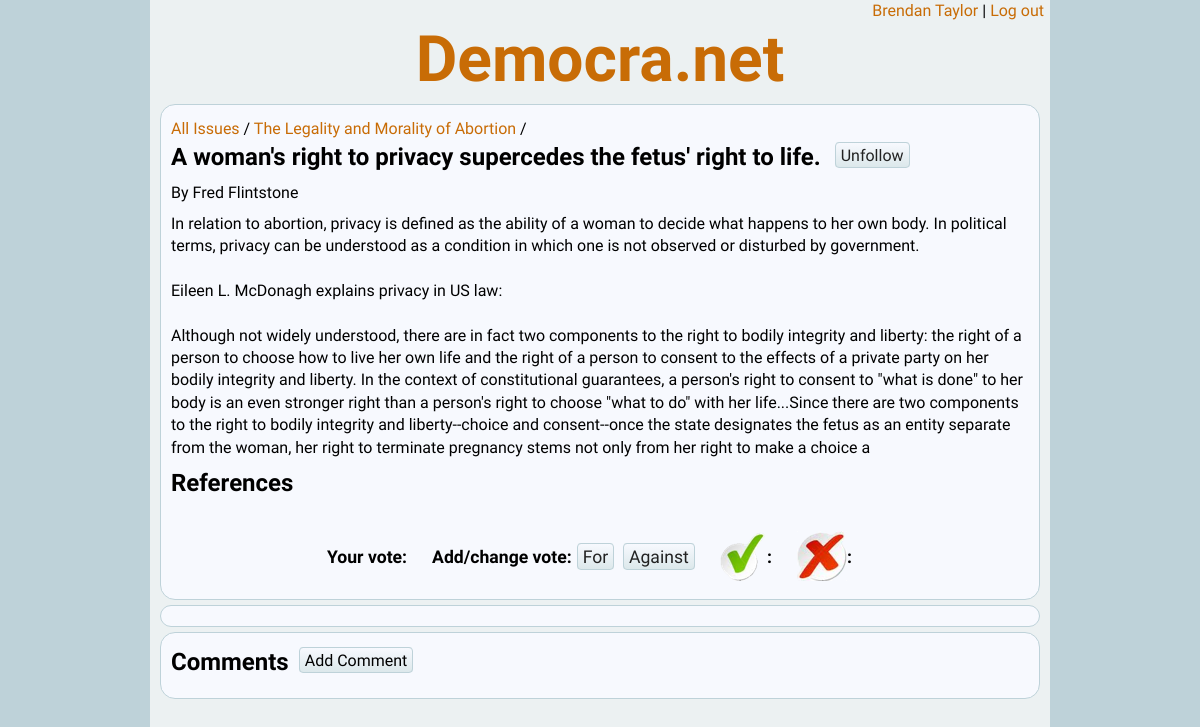
/position.php?m=r&pid=1 (signed in), run on the app's committed database.
### tables this page shows
CREATE TABLE `citizens` (
  `citizen_id` int(11) NOT NULL AUTO_INCREMENT,
  `password` varchar(100) NOT NULL,
  `email` varchar(100) NOT NULL,
  `name` varchar(100) DEFAULT NULL,
  `birth_year` int(11) DEFAULT NULL,
  `gender` int(11) DEFAULT NULL,
  `country` int(11) DEFAULT NULL,
  `postal_code` varchar(25) DEFAULT NULL,
  PRIMARY KEY (`citizen_id`)
);

CREATE TABLE `positions` (
  `position_id` int(11) NOT NULL AUTO_INCREMENT,
  `name` varchar(250) DEFAULT NULL,
  `justification` varchar(1000) DEFAULT NULL,
  `issue_id` int(11) DEFAULT NULL,
  `citizen_id` int(11) DEFAULT NULL,
  PRIMARY KEY (`position_id`)
);

CREATE TABLE `issues` (
  `issue_id` int(11) NOT NULL,
  `version` int(11) NOT NULL,
  `name` varchar(100) NOT NULL,
  `description` varchar(3000) NOT NULL,
  `citizen_id` int(11) DEFAULT NULL,
  `ts` datetime DEFAULT NULL,
  PRIMARY KEY (`issue_id`,`version`)
);

### inc/class.citizen.php (called while the page is built, shortened)
<?php
require_once ("class.database.php");
require_once ("util.democranet.php");
class citizen
{
	public $citizen_id = null;
	public function check_session()
	{
		if (isset($_SESSION['citizen_id']))
		{
			$this->citizen_id = $_SESSION['citizen_id'];
		}
	}
	public function load_db($db)
	{
		$this->db = $db;
		$sql = "SELECT * FROM citizens WHERE citizen_id = '{$this->citizen_id}'";
		$this->db->execute_query($sql);
		$line = $this->db->fetch_line();
		$this->name = $line['name'];
	}
}
?>

### inc/class.database.php (called while the page is built, shortened)
<?php
class database {
	public $conn = null;
	public $result = null;
	public function open_connection()
	{
		$this->conn = new mysqli(self::DB_HOST, self::DB_UNAME, self::DB_PWD, self::DB_NAME)
			or die("Connect Error (" . $this->conn->connect_errno . ") " . $this->conn->connect_error);
	}
	public function execute_query($sql)
	{
		$this->result = $this->conn->query($sql)
			or die("Could not execute the query: {$this->conn->error}<br />sql = {$sql}");
	}
	public function fetch_line($result = null)
	{
		if ($result)
		{
			$line = $result->fetch_assoc();
		}
		else
		{
			$line = $this->result->fetch_assoc();
		}
		return $line;
	}
}
?>

### inc/util.democranet.php (called while the page is built, shortened)
<?php
function is_following($type, $type_id)
{
	global $citizen, $db;
	$ret = false;
	$sql = "SELECT COUNT(*) count FROM follows WHERE type = '{$type}' AND type_id = '{$type_id}' AND citizen_id = '{$citizen->citizen_id}'";
	$db->execute_query($sql);
	$line = $db->fetch_line();
	$count = $line['count'];
	if ($count > 0) {
		$ret = true;
	}
	return $ret;
}
?>

### position.php (the view, shortened to what this page needs)
<?php
require_once ("inc/class.database.php");
require_once ("inc/util.democranet.php");
require_once ("inc/class.citizen.php");
require_once ("inc/class.position.php");
$db = new database();
$db->open_connection();
$citizen = new citizen();
$citizen->check_session();
if ($citizen->in_session)
{
	$citizen->load_db($db);
}
else
{
	header("Location:login.php");
}
$mode = "";
if (check_field("m", $_REQUEST))
{
	$mode = $_REQUEST['m'];
}
else
{
	$mode = "n";
}
$position = new position($db);
if ($mode == "r" || $mode == "e" || $mode == "d")
{
	$position->load(LOAD_DB);
}
elseif ($mode == "u" || $mode == "i")
{
	$position->load(LOAD_POST);
}
else
{
	$position->load(LOAD_NEW);
}
switch ($mode)
{
	case "r":
	default:
		$position->get_vote($citizen->citizen_id);
}
echo DOC_TYPE;
?>
<html>
<head>
	<link rel="stylesheet" type="text/css" href="style/democranet.css" />
	<link rel="stylesheet" type="text/css" href="style/jquery-ui.css">
</head>
<body>
<div id="container">
<?php include ("inc/header.login.php"); ?>
	<div class="content">
<?php if ($mode == "e" || $mode == "n") { ?>
<table class="form">
	<form id="fo_edit_pos" method="post" action="<?php echo $submit_action; ?>">
	<tr>
		<th>Position:
			<input name="position_id" id="type_id" type="hidden" value="<?php echo $position->id; ?>" />
			<input name="issue_id" id="issue_id" type="hidden" value="<?php echo $position->issue_id; ?>" />
		</th>
		<td><input name="name" size="75" value="<?php echo $position->name; ?>" /></td>
	</tr>
	<tr>
		<th>Justification:</th><td><textarea name="justification" id="ta_justification"><?php echo $position->justification; ?></textarea></td>
	</tr>
	<tr>
		<td></td>
		<td>
			<a class="btn" id="bu_submit" href="#" >Save Position</a>
			<a class="btn" id="bu_cancel" href="#">Cancel Edit</a>
		</td>
	</tr>
	</form>
</table>
<?php if ($mode != "n") { ?>
<table class="form" style="margin-top: 10px">
	<tr>
		<th>References:<br><a id="bu_ref_help" class="btn" href="JAVASCRIPT:$('#bu_ref_help').click()">?</a></th>
		<td>
<?php include ("inc/div.refbuilder.php"); ?>
		</td>
	</tr>
</table>
<?php } ?>
<?php
}
else
{
	if (is_following("p", $position->id))
	{
		$button_text = "Unfollow";
	}
	else
	{
		$button_text = "Follow";
	}
?>
<p class="with_btn">
	<a href="issbrws.php">All Issues</a> /
	<a href="issue.php?m=r&iid=<?php echo $position->issue_id; ?>"><?php echo $position->issue_name; ?></a> / <br>
	<span class="title"><?php echo $position->name; ?></span>
	<a class="btn" id="bu_follow" href="#"><?php echo $button_text; ?></a>
</p>
<?php if ($citizen->citizen_id != $position->citizen_id)  { ?>
<p>By <?php echo $position->citizen_name; ?></p>
<?php } ?>
<p><?php echo $position->display_justification(); ?></p>
<p class="title">References</p>
<ul id="votes">
	<li class="label">Your vote:</li>
	<li class="label">Add/change vote:</li>
	<li>
		<a id="vote_for" class="btn" href="JAVASCRIPT: setVote(1)" title="Click to vote for">For</a>&nbsp;
		<a id="vote_against" class="btn" href="JAVASCRIPT: setVote(2)" title="Click to vote against">Against</a>
	</li>
	<li class="label with_img"><img src="img/for.png" title="Number of citizens for"/>:</li>
	<li class="label with_img"><img src="img/against.png" title="Number of citizens against"/>:</li>
</ul>
	</div>
	<div class="content">
	</div>
	<div class="content">
<p class="with_btn"><span class="title">Comments</span><a class="btn" id="bu_add_comment">Add Comment</a></p>
<?php } ?>
	</div>
</div>
</body>
</html>

### inc/header.login.php
<div id="login">
	<p><a href="citizen.php"><?php echo $citizen->name; ?></a>&nbsp;|&nbsp;<a href="login.php?m=lo">Log out</a></p>
</div>
<div id="header">
	<h1><a href="index.php">Democra.net</a></h1>
</div>

### inc/class.position.php (shortened to what this page needs)
<?php
require_once ("class.database.php");
require_once ("util.democranet.php");
class position
{
	private $db = null;
	public $id = null;
	public $justification = null;
	public function __construct($db)
	{
		$this->db = $db;
	}
	public function load($source)
	{
		switch ($source)
		{
			case LOAD_DB:
				$this->id = $_REQUEST['pid'];
				$sql = "SELECT p.*, i.name issue_name , c.name citizen_name
					FROM positions p LEFT JOIN issues i ON p.issue_id = i.issue_id
					LEFT JOIN citizens c ON p.citizen_id = c.citizen_id
					WHERE p.position_id = '{$this->id}'";
				$this->db->execute_query($sql);
				$line = $this->db->fetch_line();
				$this->name = $line['name'];
				$this->justification = $line['justification'];
				$this->issue_id = $line['issue_id'];
				$this->issue_name = $line['issue_name'];
				$this->citizen_id = $line['citizen_id'];
				$this->citizen_name = $line['citizen_name'];
				break;
		}
	}
	public function get_vote($citizen_id)
	{
		$sql = "SELECT vote FROM votes WHERE type = 'p' AND type_id = '{$this->id}' AND citizen_id = '{$citizen_id}'";
		$this->db->execute_query($sql);
		$sql = "SELECT COUNT(*) cnt FROM votes WHERE type = 'p' AND type_id = '{$this->id}' AND vote = '" . VOTE_FOR . "'";
		$this->db->execute_query($sql);
		$sql = "SELECT COUNT(*) cnt FROM votes WHERE type = 'p' AND type_id = '{$this->id}' AND vote = '" . VOTE_AGAINST . "'";
		$this->db->execute_query($sql);
	}
	public function display_justification()
	{
		$str = htmlentities($this->justification, ENT_COMPAT, 'UTF-8', false);
		$str = str_replace("\r\n", "<br>", $str);
		return $str;
	}
}
?>

### style/democranet.css (style rules this page uses)
body { font-family: 'Quattrocento Sans', helvetica, arial, sans-serif; font-size: 100%; line-height: 1.4; background-color: #BED2D9; margin: 0; }
h1, h2, h3, h4, h5 { font-family: 'Dosis', sans-serif; font-weight: 600; line-height: 1.2; margin-bottom: .5em; }
p { font-family: 'Quattrocento Sans', helvetica, arial, sans-serif; font-size: 1em; font-weight: 400; margin-top: .2em; margin-bottom: .5em; }
li { font-size: 1em; }
.title { font-size: 1.5em; margin: 0 0 .5em 0; font-weight: 700; }
.btn { border-style: solid; border-color: #BED2D9; border-radius: 4px; border-width: 1px; padding: 3px 5px 2px; background-image: linear-gradient(#F7F9FE, #DCE8EB); cursor: pointer; }
a.btn:link { text-decoration: none; color: #222; -webkit-transition: all 0s linear; -moz-transition: all 0s linear; -ms-transition: all 0s linear; -o-transition: all 0s linear; transition: all 0s linear; }
a:link { text-decoration: none; color: #C86C06; -webkit-transition: all .1s linear; -moz-transition: all .1s linear; -ms-transition: all .1s linear; -o-transition: all .1s linear; transition: all .1s linear; }
#header { text-align: center; padding: 0; }
#header h1 { margin-top:0; margin-bottom: 0; font-size: 4em; }
#container { margin: 0 auto; width: 900px; background-color: #ECF1F2; min-height: 780px; padding-bottom: 5px; }
#login { text-align: right; padding-right: 6px; }
#login p { margin: 0; }
.content { margin: 5px 10px; padding: 10px; background-color: #F7F9FE; border-radius: 15px; border: 1px solid #BED2D9; }
#votes { padding: 0; margin-top: 0; margin-bottom: 20px; text-align: center; }
#votes li { font-size: 1.1em; display: inline; margin: 0 20px 0 0; }
#votes li.label { font-weight: bold; margin-right: 1px; }
.with_img img { position: relative; top: 18px; }
.with_btn .btn { position: relative; top: -4px; left: 10px; }

### data on the page
citizens: name "Brendan Taylor"
positions: issues.name "The Legality and Morality of Abortion", name "A woman's right to privacy supercedes the fetus' right to life.", citizen.name "Fred Flintstone", justification "In relation to abortion, privacy is defined as the ability of a woman to decide what happens to her own body. In political terms, privacy can be understood as a condition in which one is not observed or disturbed by government. Eileen L. McDonagh explains privacy in US law: Although not widely understood, there are in fact two components to the right to bodily integrity and liberty: the right of a person to choose how to live her own life and the right of a person to consent to the effects of a private party on her bodily integrity and liberty. In the context of constitutional guarantees, a person's right to consent to \"what is done\" to her body is an even stronger right than a person's…"

### other printed values
$button_text "Unfollow"
